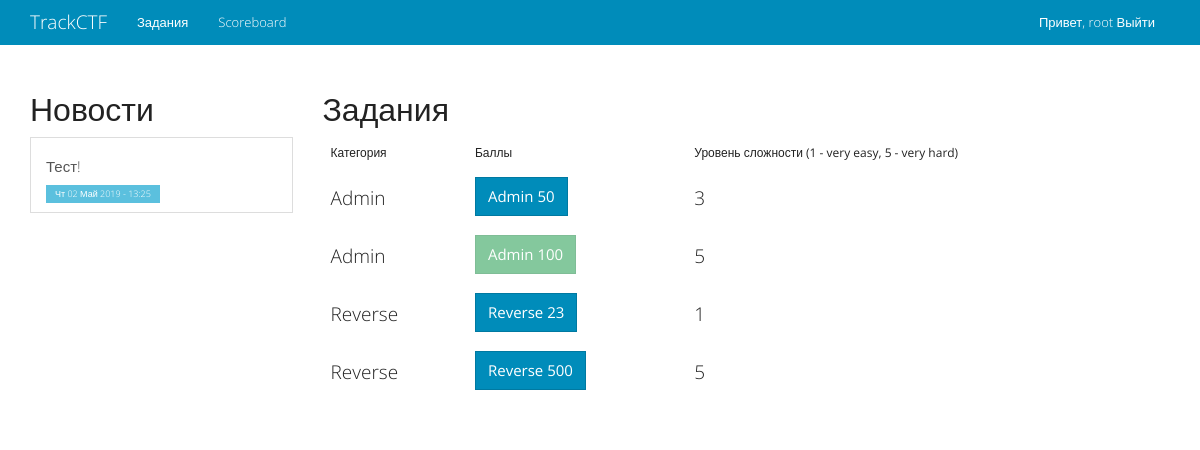
/tasks/ (signed in), run on an earlier commit of the app's database.
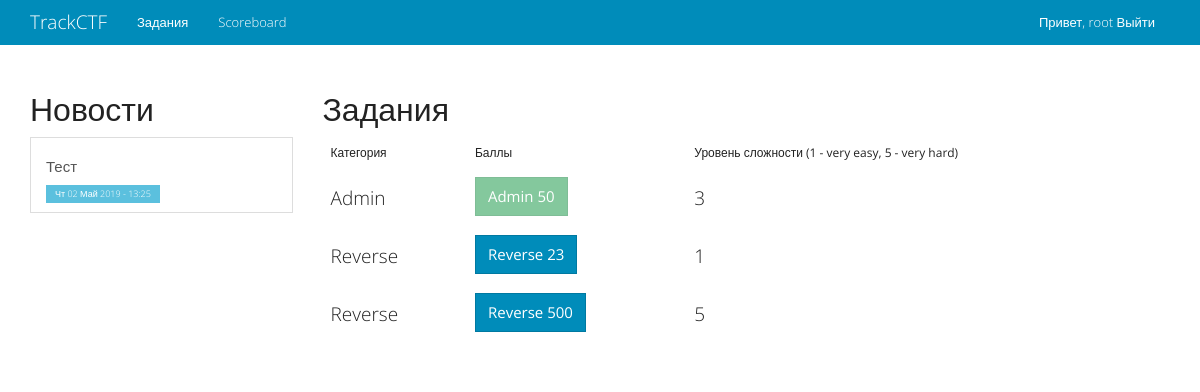
And on a later commit of the database.
### scorry_board/models.py (models this page shows, shortened)
class Team(AbstractBaseUser):
    team_name = models.CharField(
        max_length=255,
        unique=True,
        verbose_name="Название команды"
    )
    is_active = models.BooleanField(default=False)
    is_admin = models.BooleanField(default=False)
    objects = TeamUserManager()
    USERNAME_FIELD = 'team_name'

class News(models.Model):
    title = models.CharField(max_length=50, name="title", verbose_name="Заголовок новости")
    text = models.TextField(name="text", verbose_name="Текст новости")
    create_date = models.DateTimeField(auto_now_add=True)
    def __str__(self):
        return self.title
    class Meta:
        ordering = ('create_date',)
        verbose_name_plural = "News"

class Category(models.Model):
    title = models.CharField(max_length=50)
    position = models.IntegerField(name='position', unique=True)
    class Meta:
        ordering = ('position',)

### scorry_board/views.py (the view)
# urls.py: url(r'tasks/$', views.tasks, name="scorry_tasks"),
@never_cache
@login_required
def tasks(request):
    pivot = defaultdict(list)
    for result in Task.objects.values('category', 'score', 'rating', 'is_enabled', 'pk').order_by('category', 'score', 'rating'):
        pivot[Category.objects.get(pk=result['category'])].append(
            {"score": result["score"], "rating": result["rating"], "is_enabled": result["is_enabled"], "pk": result["pk"],
             "is_solved": SolvedTasks.objects.filter(task=Task.objects.get(pk=result["pk"]),
                                                     team=request.user).exists()})
    return TemplateResponse(request, "tasks_main.html", {"tasks": dict(pivot)})

### scorry_board/templatetags/scorry_tags.py (called while the page is built)
@register.inclusion_tag("includes/news.html")
def news_block():
    try:
        news = News.objects.all().order_by('create_date').reverse()
    except News.DoesNotExist:
        news = []
    return {"news_list": news}

### templates/tasks_main.html (shortened to what this page needs)
{% extends "main.html" %}
{% block main_content%}
    <h2>Задания</h2>
    <div style="border: 0 !important;" class="table-responsive">
        <table class="table" >
        <thead>
            <td>Категория</td>
            <td>Баллы</td>
            <td>Уровень сложности (1 - very easy, 5 - very hard)</td>
        </thead>
            <tbody>
                {% for category, task_list in tasks.items %}
                    {% for task_tuple in task_list %}
                    <tr>
                        <th style="border: 0 !important;">
                            <h4>{{ category.title }}</h4>
                        </th>
                                <td style="border: 0 !important;">
                                    {% if task_tuple.is_enabled %}
                                        {% if task_tuple.is_solved %}
                                            <a class="btn btn-success disabled" href="#">
                                                {{ category.title }} {{ task_tuple.score }}
                                            </a>
                                        {% else %}
                                            <a class="btn btn-primary" href="{% url 'scorry_tasks_details' task_tuple.pk %}">
                                                {{ category.title }} {{ task_tuple.score }}
                                            </a>
                                        {% endif %}
                                    {% else %}
                                        <a href="#" class="btn btn-primary disabled">{{ category.title }} {{ task_tuple.score }}</a>
                                    {% endif %}
                                </td>
                            <th style="border: 0 !important;">
                                <h4>{{ task_tuple.rating }}</h4>
                        </th>
                    </tr>
                            {% endfor %}
                {% endfor %}
            </tbody>
        </table>
    </div>
{% endblock %}

### templates/main.html (shortened to what this page needs)
{% load static %}
{% load scorry_tags %}
<!DOCTYPE html>
<html>
<head>
    <link rel="stylesheet" href="{% static "css/bootstrap.min.css" %}">
    <link rel="stylesheet" href="{%  static "css/toaster.min.css"%}">
    <link rel="stylesheet" href="{%  static "css/main.css"%}">
</head>
<body>
    <div class="navbar navbar-inverse navbar-fixed-top" role="navigation">
      <div class="container">
        <div class="navbar-header">
          <a class="navbar-brand" href="/">TrackCTF</a>
        </div>
        <div class="navbar-collapse collapse">
          <ul class="nav navbar-nav">
              <li>
                  <a href="{% url 'scorry_tasks' %}" class="navbar-link">Задания</a>
              </li>
              <li>
                  <a href="{% url 'scoreboard' %}" class="navbar-link">Scoreboard</a>
              </li>
          </ul>
            {% if not user.is_authenticated %}
          <form class="navbar-form navbar-right" role="form" action="{% url 'scorry_login' %}" method="POST">
            {% csrf_token %}
            <div class="form-group">
              <input type="text" placeholder="Название команды" class="form-control" name="username">
            </div>
            <div class="form-group">
              <input type="password" placeholder="Пароль" class="form-control" name="password">
            </div>
            <button type="submit" class="btn btn-success">Войти</button>
          </form>
            {% else %}
                <p class="navbar-text pull-right">
                    Привет, {{ user.team_name }} <a class="navbar-link" href="{% url 'scorry_logout' %}">Выйти</a>
                </p>
            {% endif %}
        </div>
      </div>
    </div>
    <div class="container" id="main_container">
        <div class="row">
            <div class="col-md-3">
                {% news_block %}
            </div>
            <div class="col-md-9" id="main_content">
                {% block main_content %}{% endblock %}
            </div>
        </div>
    </div>
</body>
</html>

### templates/includes/news.html
<h2>Новости</h2>
<div class="list-group">
{% for article in news_list%}
            <a class="list-group-item" href="{% url 'scorry_news' article.pk %}">
                <h5>{{ article }}</h5>
                <span class="label label-info">
                    {{ article.create_date | date:"D d M Y - H:i" }}
                </span>
            </a>
{% endfor %}
</div>

### scorry_board/static/css/main.css (style rules this page uses)
#main_container { margin-top: 70px; }

What changed in the data, as far as the page shows it:
changed News: title "Тест!" → "Тест"
Also different on the page:
list line gone: "Admin 50"
new list line: "Admin 50"
list line gone: "Admin Admin 100 5"
